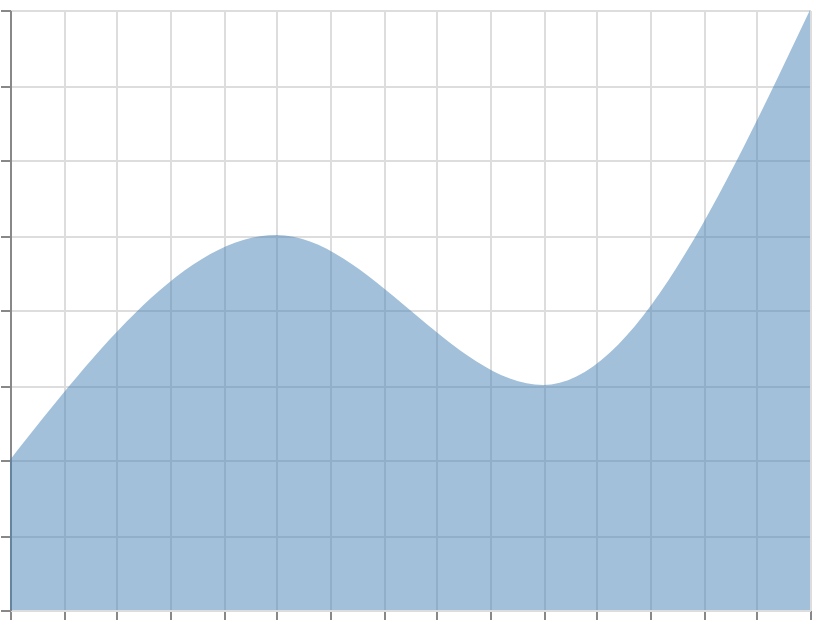

Describe this chart as a Vega-Lite specification.
### Vega specification from a JSON file in a GitHub repository (floating-point values rounded to 4 significant figures)
{"$schema": "https://vega.github.io/schema/vega/v6.json", "width": 400, "height": 300, "padding": 5, "autosize": "none", "data": [{"name": "table", "values": [{"x": 0, "y": 2}, {"x": 1, "y": 5}, {"x": 2, "y": 3}, {"x": 3, "y": 8}]}], "scales": [{"name": "x", "type": "linear", "domain": {"data": "table", "field": "x"}, "range": "width", "nice": true}, {"name": "y", "type": "linear", "domain": {"data": "table", "field": "y"}, "range": [{"signal": "height"}, 0], "zero": true, "nice": true}], "marks": [{"type": "area", "from": {"data": "table"}, "encode": {"update": {"x": {"scale": "x", "field": "x"}, "y": {"scale": "y", "field": "y"}, "y2": {"scale": "y", "value": 0}, "fill": {"value": "steelblue"}, "fillOpacity": {"value": 0.5}, "interpolate": {"value": "monotone"}}}}], "axes": [{"scale": "x", "orient": "bottom", "grid": true, "labels": false}, {"scale": "y", "orient": "left", "grid": true, "labels": false}]}
